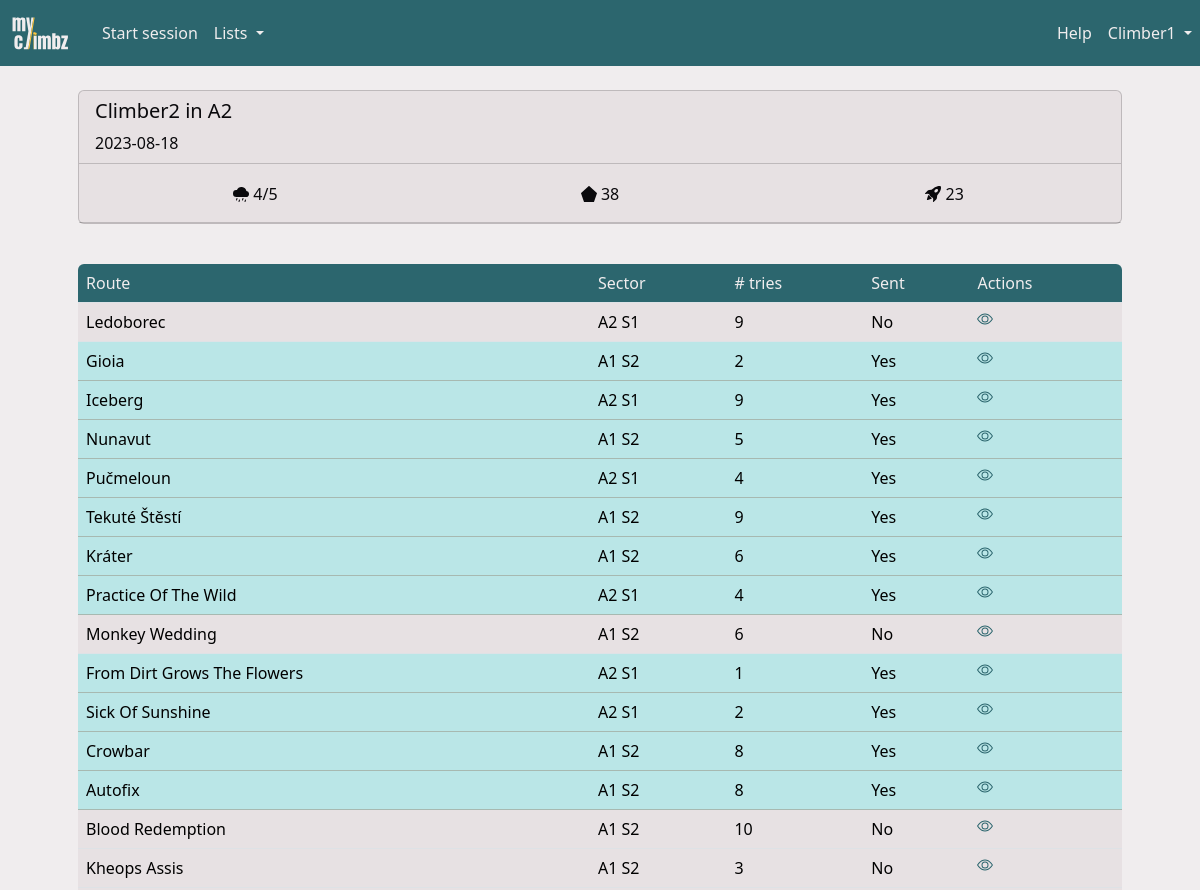
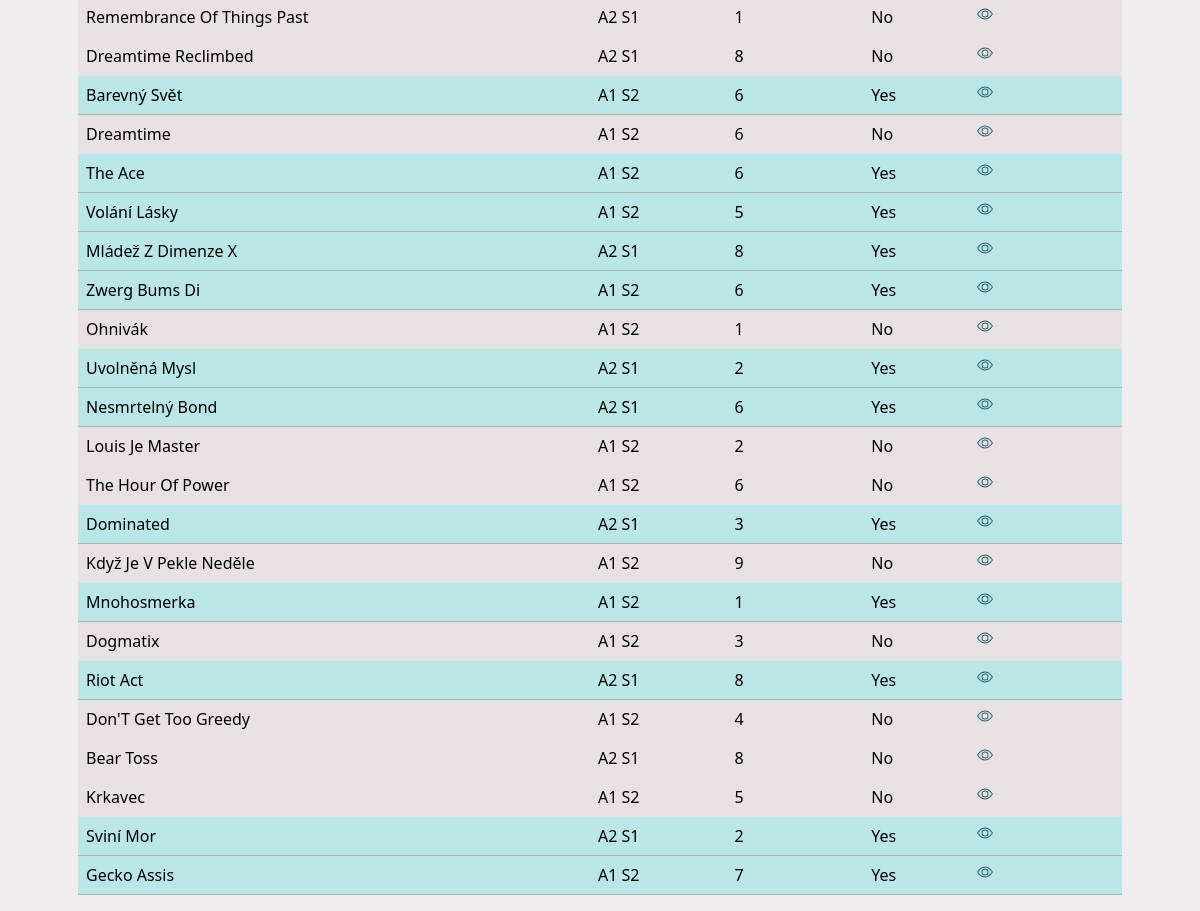
Page /session/4 (signed in) on the committed database (2 pictures, top to bottom).
### myclimbz/models/climber.py (models this page shows, shortened)
class Climber(db.Model, UserMixin):
    id = db.Column(db.Integer, primary_key=True)
    role = db.Column(db.Integer, nullable=False, default=0)
    email = db.Column(db.String(200), nullable=False, unique=True)
    password = db.Column(db.String(200), nullable=False)
    name = db.Column(db.String(200), nullable=False)
    birthdate = db.Column(db.Date, nullable=True)
    year_started_climbing = db.Column(db.Integer, nullable=True)
    height = db.Column(db.Integer, nullable=True)
    ape_index = db.Column(db.Integer, nullable=True)
    grade_scale = db.Column(db.String(10), nullable=False, default="font")
    sessions = db.relationship("Session", backref="climber", cascade="all, delete")
    opinions = db.relationship("Opinion", backref="climber", cascade="all, delete")
    routes = db.relationship("Route", backref="creator")
    sectors = db.relationship("Sector", backref="creator")
    areas = db.relationship("Area", backref="creator")
    projects = db.relationship(
        "Route",
        secondary=climber_projects,
        backref=db.backref("climbers", lazy="dynamic"),
    )

### myclimbz/models/session.py (models this page shows)
class Session(db.Model):
    __tablename__ = "climbing_session"
    id = db.Column(db.Integer, primary_key=True)
    date = db.Column(db.Date, nullable=False, default=datetime.now().date())
    conditions = Rating("conditions")
    comment = db.Column(db.Text)
    climbs = db.relationship("Climb", backref="session", cascade="all, delete")
    area_id = db.Column(db.Integer, db.ForeignKey("area.id"))
    climber_id = db.Column(db.Integer, db.ForeignKey("climber.id"))
    UniqueConstraint(date, area_id, climber_id, name="unique_session")
    @property
    def climb_videos(self) -> list[dict[str]]:
        out = list()
        for climb in self.climbs:
            for video_info in climb.climb_videos:
                video_info["route_name"] = climb.route.name
                out.append(video_info)
        return out

### myclimbz/models/climb.py (models this page shows, shortened)
class Climb(db.Model):
    id = db.Column(db.Integer, primary_key=True)
    n_attempts = db.Column(db.Integer, default=0)
    sent = db.Column(db.Boolean, nullable=False)
    flashed = db.Column(db.Boolean, nullable=False)
    comment = db.Column(db.Text)
    link = db.Column(db.String(300))
    route_id = db.Column(db.Integer, db.ForeignKey("route.id"))
    session_id = db.Column(db.Integer, db.ForeignKey("climbing_session.id"))
    videos = db.relationship("Video", backref="climb", cascade="all, delete")
    UniqueConstraint(route_id, session_id, name="unique_route_in_session")
    @property
    def climb_videos(self) -> list[dict[str]]:
        if len(self.videos) == 0:
            return list()

### myclimbz/models/route.py (models this page shows, shortened)
class Route(db.Model):
    id = db.Column(db.Integer, primary_key=True)
    name = db.Column(db.String(200), nullable=False)
    created_by = db.Column(db.Integer, db.ForeignKey("climber.id"), nullable=False)
    latitude = db.Column(db.Float)
    longitude = db.Column(db.Float)
    comment = db.Column(db.Text)
    link = db.Column(db.String(300))
    sit_start = db.Column(db.Boolean, nullable=False, default=False)
    height = db.Column(db.Float, db.CheckConstraint("height >= 1"))
    inclination = ConstrainedInteger("inclination", -50, 90)
    sector_id = db.Column(db.Integer, db.ForeignKey("sector.id"))
    climbs = db.relationship("Climb", backref="route", cascade="all, delete")
    opinions = db.relationship("Opinion", backref="route", cascade="all, delete")
    UniqueConstraint(name, sector_id, name="unique_route_name_in_sector")

### myclimbz/models/sector.py (models this page shows, shortened)
class Sector(db.Model):
    id = db.Column(db.Integer, primary_key=True)
    name = db.Column(db.String(200), nullable=False)
    created_by = db.Column(db.Integer, db.ForeignKey("climber.id"), nullable=False)
    area_id = db.Column(db.Integer, db.ForeignKey("area.id"))
    routes = db.relationship("Route", backref="sector", cascade="all, delete")
    comment = db.Column(db.Text)
    UniqueConstraint(name, area_id, name="unique_sector_name_in_area")

### myclimbz/blueprints/sessions/routes.py (the view)
@sessions.route("/session/<int:session_id>")
def page_session(session_id: int) -> str:
    session = Session.query.get(session_id)
    return render(
        "session.html", title=f"Session on {session.area.name}", session=session
    )

### myclimbz/models/climber.py (called while the page is built)
@login_manager.user_loader
def load_climber(climber_id: int) -> Climber:
    return Climber.query.get(int(climber_id))

### run.py (called while the page is built, shortened)
@app.before_request
def check_request_validity():
    if not request.endpoint:
        return
    elif request.endpoint == "climbers.login" or "static" in request.endpoint:
        return
    elif not current_user.is_authenticated:
        return redirect(url_for("climbers.login"))

### myclimbz/templates/session.html (shortened to what this page needs)
{% import "macros.html" as macros %}
{% extends "main.html" %}
{% block content %}
<div class="container px-0 px-md-5 py-0 py-md-4">
    {% if session.climber_id == user_id %}
        {% set actions = [
            { "icon": "edit", "url": url_for('sessions.edit_session', session_id=session.id) },
            { "icon": "delete", "url": url_for('sessions.delete_session', session_id=session.id) }
        ] %}
        {% if not open_session %}
            {% set actions = actions + [{ "icon": "reopen", "url": url_for('sessions.reopen_session', session_id=session.id) }] %}
        {% endif %}
    {% else %}
        {% set actions = [] %}
    {% endif %}
    {{ macros.card({
        "header": {
            "title": session.climber.name ~ " in " ~ session.area.name,
            "title_actions": actions,
            "subtitle": session.date,
        },
        "body": {
            "facts": [
                { "icon": "conditions", "value": session.conditions, "unit": "/5" },
                { "icon": "n_boulders", "value": session.climbs | length, "unit": "" },
                { "icon": "n_sends", "value": session.climbs | map(attribute='sent') | sum, "unit": "" },
            ],
            "list": [
                {"value": session.comment if session.comment else ""},
            ]
        }
    }) }}
</div>
<div class="container px-0 px-md-5">
    <table id="content_table" class="table table-hover" data-sort-col="0" data-sort-order="asc">
        <thead>
            <tr>
                <th>Route</th>
                <th>Sector</th>
                <th># tries</th>
                <th>Sent</th>
                <th data-sortable="false">Actions</th>
            </tr>
        </thead>
        <tbody>
            {% for climb in session.climbs %}
            {% set onclick = "window.location=\"" + url_for('routes.page_route', route_id=climb.route.id) + "\"" %}
            {% if climb.sent %}
            <tr class="table-success">
                {% else %}
            <tr>
                {% endif %}
                <td onclick={{ onclick }}>{{ climb.route.name }}</td>
                <td onclick={{ onclick }}>{{ climb.route.sector.name }}</td>
                <td onclick={{ onclick }}>{{ climb.n_attempts }}</td>
                <td onclick={{ onclick }}>{{ "Yes" if climb.sent else "No" }}</td>
                <td>
                    <a href="{{ url_for('climbs.view_climb', climb_id=climb.id) }}">
                    </a>
                </td>
            </tr>
            {% endfor %}
        </tbody>
    </table>
</div>
{% endblock content %}

### myclimbz/templates/macros.html (shortened to what this page needs)
{% macro card(data) %}
<div class="card mb-3">
    <div class="card-header">
        <div class="row">
            <div class="col-sm">
                <h5 class="card-title" style="display: inline-block">{{ data['header']['title'] }}</h5>
            </div>
            {% if data['header']['subtitle'] %}
                <span>{{ data['header']['subtitle'] }}</span>
            {% endif %}
        </div>
    </div>
    {% if data['body']['facts'] %}
    <div class="card-body">
        <div class="row">
            {% for fact in data['body']['facts'] %}
            <div class="col text-center" style="padding: 0">
                <span style="vertical-align: middle; display: inline-block;">
                </span>
                <span style="vertical-align: middle; display: inline-block;">
                    {% if fact['value'] is none %}
                        N/A
                    {% elif fact['value'] is float and fact['value'] % 1 == 0 %}
                        {{ fact['value']|int }}{{ fact['unit'] }}
                    {% else %}
                        {{ (fact['value']) }}{{ fact['unit'] }}
                    {% endif %}
                </span>
            </div>
            {% endfor %}
        </div>
    </div>
    {% endif %}
    {% if data['body']['list'] %}
    <ul class="list-group list-group-flush">
    </ul>
    {% endif %}
</div>
{% endmacro %}

### myclimbz/templates/main.html (shortened to what this page needs)
<html>
<head>
    <link href="https://cdn.jsdelivr.net/npm/bootstrap@5.3.2/dist/css/bootstrap.min.css" rel="stylesheet"
>
    <link href="{{ url_for('static', filename='css/colors.css') }}" rel="stylesheet" type="text/css">
    <link rel="stylesheet" type="text/css" href="https://cdnjs.cloudflare.com/ajax/libs/noUiSlider/15.8.1/nouislider.css" />
    <link href="https://cdn.jsdelivr.net/npm/simple-datatables@latest/dist/style.css" rel="stylesheet" type="text/css">
</head>
<body>
    <nav class="navbar navbar-expand-lg">
        {% if not is_form %}
        <a class="navbar-brand" href="{{ url_for('home.page_home') }}" style="padding-left: 10px;">
            <img src="{{ url_for('static', filename='images/logo-transparent.svg') }}" width="60" height="40" class="d-inline-block align-top" alt="">
        </a>
        <div class="collapse navbar-collapse ps-2" id="navbarSupportedContent">
            <ul class="navbar-nav me-auto mb-2 mb-md-0">
                {% if open_session %}
                {% if not open_session.is_project_search %}
                <li><a id="add_video" class="nav-link" href="{{ url_for('videos.annotate_video') }}">Add video</a></li>
                {% endif %}
                <li><a id="add_climb" class="nav-link" href="{{ url_for('climbs.add_climb') }}">Add climb</a></li>
                <li>
                    <a id="stop_session" class="nav-link" href="{{ url_for('sessions.stop_session') }}">
                        Stop
                        {% if open_session.is_project_search %}
                        project search
                        {% else %}
                        session
                        {% endif %}
                    </a>
                </li>
                {% else %}
                <li class="nav-item">
                    <a id="start_session" class="nav-link" href="{{ url_for('sessions.add_session') }}">Start session</a>
                </li>
                {% endif %}
                <li class="nav-item dropdown">
                    <a class="nav-link dropdown-toggle" href="#" role="button" data-bs-toggle="dropdown"
                        aria-expanded="false">
                        Lists
                    </a>
                </li>
            </ul>
            <ul class="navbar-nav ms-md-auto mb-2 mb-md-0">
                <li class="nav-item">
                    <a class="nav-link" href="{{ url_for('home.guide') }}">Help</a>
                </li>
                <li class="nav-item dropdown">
                    <a class="nav-link dropdown-toggle" href="#" role="button" data-bs-toggle="dropdown"
                        aria-expanded="false">
                        {{ username }}
                    </a>
                </li>
            </ul>
        </div>
        {% else %}
        <a class="navbar-brand" href="{{ url_for('home.cancel_form') }}" style="padding-left: 10px;">
            <img src="{{ url_for('static', filename='images/logo-transparent.svg') }}" width="60" height="40" class="d-inline-block align-top" alt="">
        </a>
        {% endif %}
    </nav>
    {%block content %}{% endblock %}
</body>
</html>

### myclimbz/static/css/colors.css (style rules this page uses)
:root { --color-yellow: #FFC53D; --color-yellow-100: #fff0c6; --color-yellow-200: #ffdf88; --color-yellow-300: #FFC53D; --color-yellow-400: #ffb320; --color-yellow-500: #f98f07; --color-yellow-600: #dd6902; --color-yellow-700: #b74806; --color-yellow-800: #94360c; --color-yellow-900: #7a2e0d; --color-yellow-950: #461602; --color-green: #2C666E; --color-green-50: #f1faf9; --color-green-100: #daf3f3; --color-green-200: #bae6e7; --color-green-300: #8ad4d6; --color-green-400: #53b9bd; --color-green-500: #379da3; --color-green-600: #318089; --color-green-700: #2C666E; --color-green-800: #2c575e; --color-green-900: #284a51; --color-green-950: #163036; --color-white: #F0EDEE; --color-white-50: #f9f7f8; --color-white-100: #F0EDEE; --color-white-200: #e7e1e3; --color-white-300: #d5cccf; --color-white-400: #bbaeb2; --color-white-500: #a29197; --color-white-600: #8a787e; --color-white-700: #726368; --color-white-800: #605458; --color-white-900: #53494c; --color-white-950: #2a2527; --color-gray: #6c757d; --color-black: #0A090C; }
body { background-color: var(--color-white); }
a { text-decoration: none; color: var(--color-green); }
.card, .list-group-item, .dropdown-menu { background-color: var(--color-white-200); color: var(--color-black); }
.card-header { background-color: var(--color-white-darker); }
.navbar { background-color: var(--color-green); color: var(--color-white); }
.navbar-brand { color: var(--color-yellow); }
.nav-link, .nav-link:focus { color: var(--color-white); }
.table thead th:first-child { border-top-left-radius: var(--bs-border-radius); }
.table thead th:last-child { border-top-right-radius: var(--bs-border-radius); }
.table td { background-color: var(--color-white-200); }
.table-success td { background-color: var(--color-green-200) !important; }
.table thead { background-color: var(--color-green); color: var(--color-white); font-weight: normal; }
.table thead th { background-color: transparent; color: inherit; font-weight: normal; }

### rows in the picture
Climber: name "Climber1"
Session: header.subtitle "2023-08-18"
Climb: route.name "Ledoborec", route.sector.name "A2 S1", n_attempts "9", sent "No"
Climb: route.name "Gioia", route.sector.name "A1 S2", n_attempts "2", sent "Yes"
Climb: route.name "Iceberg", route.sector.name "A2 S1", n_attempts "9", sent "Yes"
Climb: route.name "Nunavut", route.sector.name "A1 S2", n_attempts "5", sent "Yes"
Climb: route.name "Pučmeloun", route.sector.name "A2 S1", n_attempts "4", sent "Yes"
Climb: route.name "Tekuté Štěstí", route.sector.name "A1 S2", n_attempts "9", sent "Yes"
Climb: route.name "Kráter", route.sector.name "A1 S2", n_attempts "6", sent "Yes"
Climb: route.name "Practice Of The Wild", route.sector.name "A2 S1", n_attempts "4", sent "Yes"
Climb: route.name "Monkey Wedding", route.sector.name "A1 S2", n_attempts "6", sent "No"
Climb: route.name "From Dirt Grows The Flowers", route.sector.name "A2 S1", n_attempts "1", sent "Yes"
Climb: route.name "Sick Of Sunshine", route.sector.name "A2 S1", n_attempts "2", sent "Yes"
Climb: route.name "Crowbar", route.sector.name "A1 S2", n_attempts "8", sent "Yes"
Climb: route.name "Autofix", route.sector.name "A1 S2", n_attempts "8", sent "Yes"
Climb: route.name "Blood Redemption", route.sector.name "A1 S2", n_attempts "10", sent "No"
Climb: route.name "Kheops Assis", route.sector.name "A1 S2", n_attempts "3", sent "No"
Climb: route.name "Remembrance Of Things Past", route.sector.name "A2 S1", n_attempts "1", sent "No"
Climb: route.name "Dreamtime Reclimbed", route.sector.name "A2 S1", n_attempts "8", sent "No"
Climb: route.name "Barevný Svět", route.sector.name "A1 S2", n_attempts "6", sent "Yes"
Climb: route.name "Dreamtime", route.sector.name "A1 S2", n_attempts "6", sent "No"
Climb: route.name "The Ace", route.sector.name "A1 S2", n_attempts "6", sent "Yes"
Climb: route.name "Volání Lásky", route.sector.name "A1 S2", n_attempts "5", sent "Yes"
Climb: route.name "Mládež Z Dimenze X", route.sector.name "A2 S1", n_attempts "8", sent "Yes"
Climb: route.name "Zwerg Bums Di", route.sector.name "A1 S2", n_attempts "6", sent "Yes"
Climb: route.name "Ohnivák", route.sector.name "A1 S2", n_attempts "1", sent "No"
Climb: route.name "Uvolněná Mysl", route.sector.name "A2 S1", n_attempts "2", sent "Yes"
Climb: route.name "Nesmrtelný Bond", route.sector.name "A2 S1", n_attempts "6", sent "Yes"
Climb: route.name "Louis Je Master", route.sector.name "A1 S2", n_attempts "2", sent "No"
Climb: route.name "The Hour Of Power", route.sector.name "A1 S2", n_attempts "6", sent "No"
Climb: route.name "Dominated", route.sector.name "A2 S1", n_attempts "3", sent "Yes"
Climb: route.name "Když Je V Pekle Neděle", route.sector.name "A1 S2", n_attempts "9", sent "No"
Climb: route.name "Mnohosmerka", route.sector.name "A1 S2", n_attempts "1", sent "Yes"
Climb: route.name "Dogmatix", route.sector.name "A1 S2", n_attempts "3", sent "No"
Climb: route.name "Riot Act", route.sector.name "A2 S1", n_attempts "8", sent "Yes"
Climb: route.name "Don'T Get Too Greedy", route.sector.name "A1 S2", n_attempts "4", sent "No"
Climb: route.name "Bear Toss", route.sector.name "A2 S1", n_attempts "8", sent "No"
Climb: route.name "Krkavec", route.sector.name "A1 S2", n_attempts "5", sent "No"
Climb: route.name "Sviní Mor", route.sector.name "A2 S1", n_attempts "2", sent "Yes"
Climb: route.name "Gecko Assis", route.sector.name "A1 S2", n_attempts "7", sent "Yes"

### other values in the picture
{{ data['header']['title'] }} "Climber2 in A2"
{{ (fact['value']) }} "4" "38" "23"
{{ fact['unit'] }} "/5"
